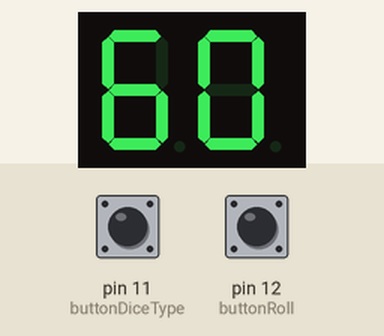
Simulated run of this sketch. Board: Arduino Uno, built with avr-gcc and run on an emulated ATmega328P. Parts: 2-digit seven-segment display. Wiring (inferred from the names in the program): 2-digit 7-segment display, segments lit when HIGH: segments pin 2, pin 3, pin 4, pin 5, pin 6, pin 7, pin 8; digit selects pin 9, pin 10. The inputs (shaded band) are chosen by the test bench; at power-on: pin 11 (buttonDiceType) HIGH, pin 12 (buttonRoll) HIGH. Random numbers use the default seed unless the sketch sets one; the segment pins are drawn as the display they are named for.

Above: at 1.2 s.
1.3 s: pin 11 (buttonDiceType) pulled LOW for 0.15 s
At 2.4 s:
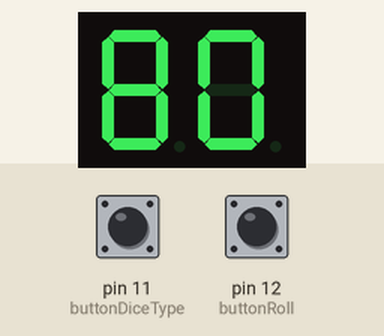
3.1 s: pin 12 (buttonRoll) pulled LOW for 1 s
At 4.6 s:
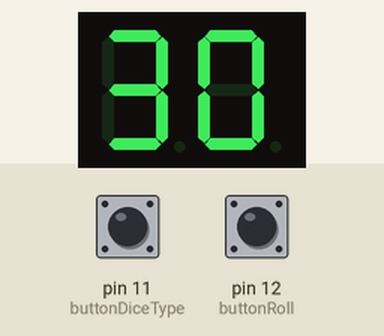
5.6 s: pin 11 (buttonDiceType) pulled LOW for 1 s
At 7.8 s:
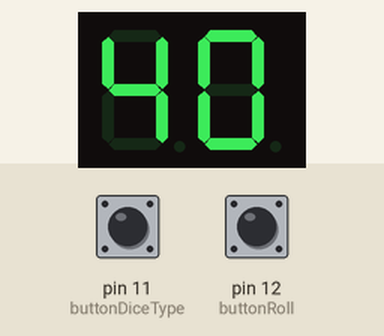
8.1 s: pin 12 (buttonRoll) pulled LOW for 0.15 s
At 8.3 s:
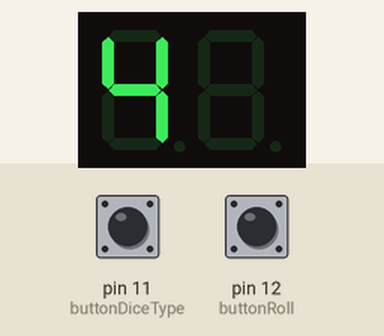
Timing chart, 0 to 10.8 s (numbered marks = the images above; inputs shaded):
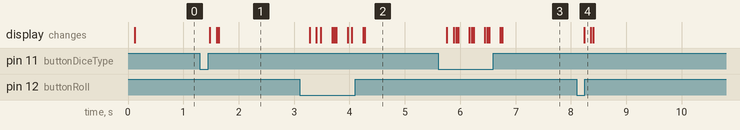

The sketch:

Electronic_Dice.ino
```cpp
// Pines para los segmentos del display
const int pinA = 2;
const int pinB = 3;
const int pinC = 4;
const int pinD = 5;
const int pinE = 6;
const int pinF = 7;
const int pinG = 8;

// Pines de control para cada display
const int display1Pin = 9;  // Control del primer display
const int display2Pin = 10; // Control del segundo display

// Pines de los botones
const int buttonDiceType = 11; // Botón para cambiar el tipo de dado
const int buttonRoll = 12;     // Botón para lanzar el dado

// Variables de estado
int diceType = 6; // Tipo de dado inicial: D6
int number = 1;   // Número generado
int displayValue = 6; // Valor a mostrar (tipo de dado o número generado)

// Mapeo de segmentos para cada dígito (0-9)
const byte digitSegments[10] = {
  0b0111111, // 0
  0b0000110, // 1
  0b1011011, // 2
  0b1001111, // 3
  0b1100110, // 4
  0b1101101, // 5
  0b1111101, // 6
  0b0000111, // 7
  0b1111111, // 8
  0b1101111  // 9
};

void setup() {
  // Configurar pines de segmentos como salidas
  pinMode(pinA, OUTPUT);
  pinMode(pinB, OUTPUT);
  pinMode(pinC, OUTPUT);
  pinMode(pinD, OUTPUT);
  pinMode(pinE, OUTPUT);
  pinMode(pinF, OUTPUT);
  pinMode(pinG, OUTPUT);

  // Configurar pines de control de displays como salidas
  pinMode(display1Pin, OUTPUT);
  pinMode(display2Pin, OUTPUT);

  // Configurar pines de botones como entradas con resistencia pull-up interna
  pinMode(buttonDiceType, INPUT_PULLUP);
  pinMode(buttonRoll, INPUT_PULLUP);
}

void loop() {
  // Cambiar el tipo de dado si se presiona el botón correspondiente
  if (digitalRead(buttonDiceType) == LOW) {
    delay(200); // Debounce
    changeDiceType();
  }

  // Generar un número aleatorio si se presiona el botón de lanzar
  if (digitalRead(buttonRoll) == LOW) {
    delay(200); // Debounce
    rollDice();
  }

  // Multiplexado constante para mostrar el valor en ambos displays
  displayNumber(displayValue);
}

// Función para cambiar el tipo de dado y mostrarlo en los displays
void changeDiceType() {
  switch (diceType) {
    case 4: diceType = 6; displayValue = 6; break;
    case 6: diceType = 8; displayValue = 8; break;
    case 8: diceType = 10; displayValue = 10; break;
    case 10: diceType = 12; displayValue = 12; break;
    case 12: diceType = 20; displayValue = 20; break;
    case 20: diceType = 4; displayValue = 4; break;
  }
}

// Función para generar el número aleatorio y mostrarlo
void rollDice() {
  number = random(1, diceType + 1);
  displayValue = number;
}

// Función para mostrar el número en ambos displays con multiplexado continuo
void displayNumber(int num) {
  int tens = num / 10;  // Dígito de las decenas
  int units = num % 10; // Dígito de las unidades

  // Mostrar decenas en el primer display
  digitalWrite(display1Pin, HIGH);
  digitalWrite(display2Pin, LOW);
  setSegments(digitSegments[tens]);
  delay(40); // Breve retardo para multiplexación

  // Mostrar unidades en el segundo display
  digitalWrite(display1Pin, LOW);
  digitalWrite(display2Pin, HIGH);
  setSegments(digitSegments[units]);
  delay(40); // Breve retardo para multiplexación
}

// Función para encender los segmentos según el patrón dado
void setSegments(byte segments) {
  digitalWrite(pinA, segments & 0b0000001);
  digitalWrite(pinB, segments & 0b0000010);
  digitalWrite(pinC, segments & 0b0000100);
  digitalWrite(pinD, segments & 0b0001000);
  digitalWrite(pinE, segments & 0b0010000);
  digitalWrite(pinF, segments & 0b0100000);
  digitalWrite(pinG, segments & 0b1000000);
}
```

Measured:
- after the input at 1.3 s, the display: first changes after 0.18 s (image 1 shows a later state)
- after the input at 3.1 s, the display: first changes after 0.18 s (image 2 shows a later state)
- after the input at 5.6 s, the display: first changes after 0.16 s (image 3 shows a later state)
- after the input at 8.1 s, the display: changes after 0.14 s (image 4)
